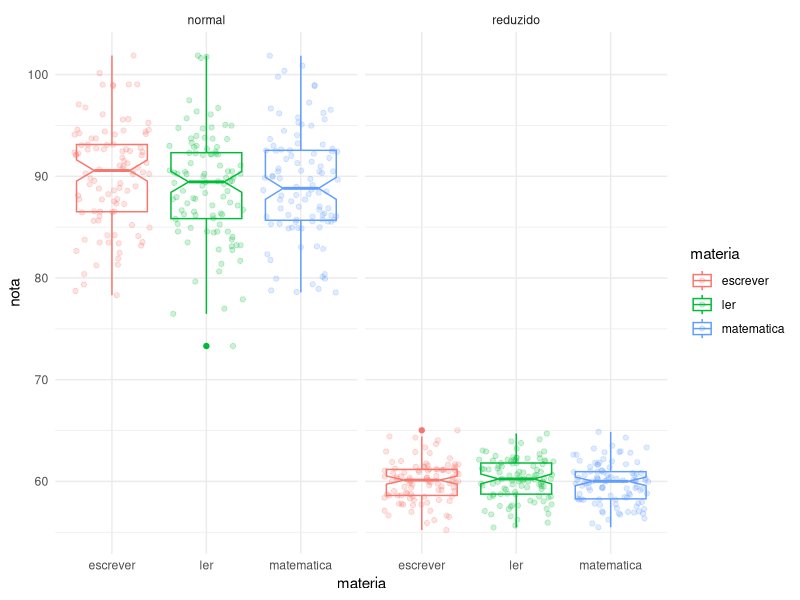
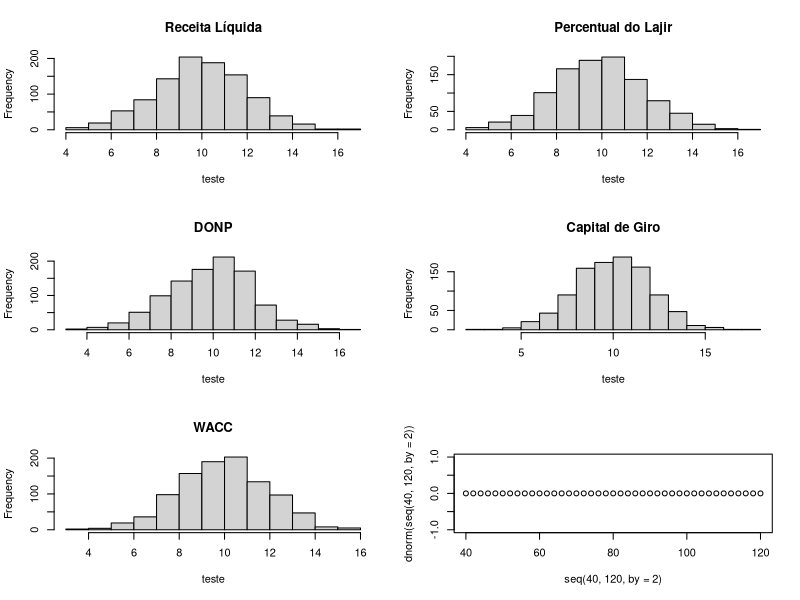
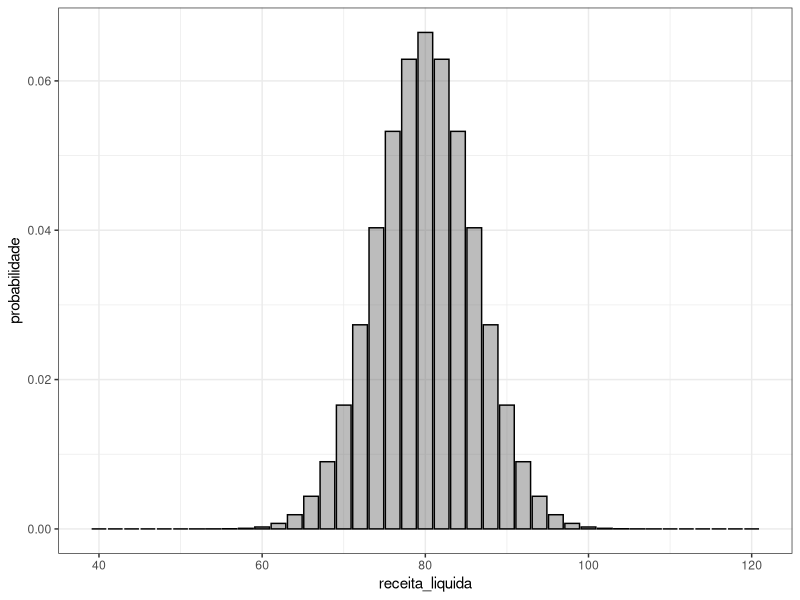
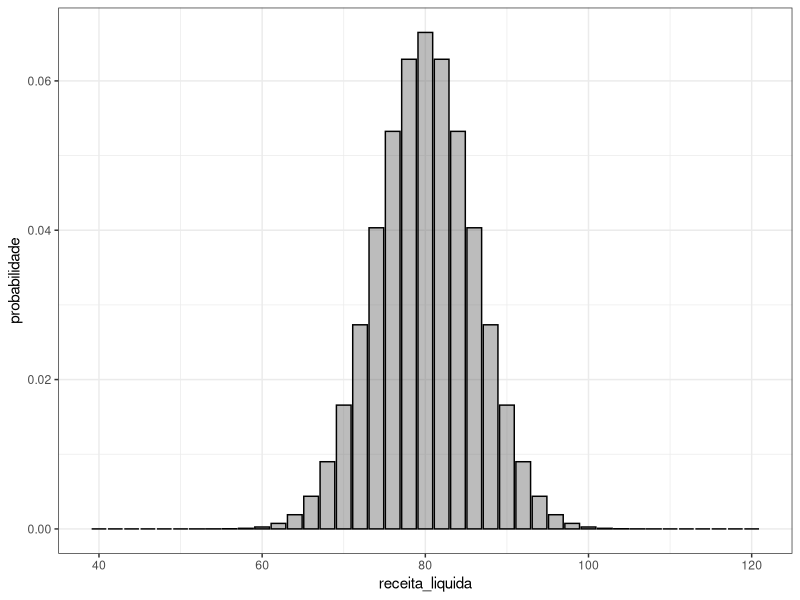

Recreate these plots in R, in order. (Note: this script raises an error after producing the figures.)
library(tidyverse)

dados <- tibble(
  tipo = rep(c('normal','reduzido'),each=300),
  materia = rep(c('matematica','ler','escrever'),200),
  nota = c(rnorm(300,90,5),rnorm(300,60,2)))

head(dados)

ggplot(data = dados, aes(x=materia, y=nota, col=materia)) +
  geom_jitter(alpha=0.2) +
  geom_boxplot(fill='transparent', notch = T) +
  facet_wrap(~tipo) +
  theme_minimal()




library(ggplot2)

par(mfrow = c(3,2))
hist(x=rnorm(1000,10,2),main = 'Receita Líquida', xlab = 'teste')
hist(x=rnorm(1000,10,2),main = 'Percentual do Lajir', xlab = 'teste')
hist(x=rnorm(1000,10,2),main = 'DONP', xlab = 'teste')
hist(x=rnorm(1000,10,2),main = 'Capital de Giro', xlab = 'teste')
hist(x=rnorm(1000,10,2),main = 'WACC', xlab = 'teste')


plot(x=seq(40,120,by=2),y=dnorm(seq(40,120,by=2)))

ggplot(data = data.frame(x=seq(40,120,by=2),y=dnorm(seq(40,120,by=2),mean=80,sd=6)), aes(x=x,y=y)) +
  geom_histogram(binwidth = 5, stat = 'identity', color='1',alpha=.4,position='identity') +
  theme_bw() +
  labs(x='receita_liquida', y='probabilidade')
ggplot(data = data.frame(x=seq(40,120,by=2),y=dnorm(seq(40,120,by=2),mean=80,sd=6)), aes(x=x,y=y)) +
  geom_histogram(binwidth = 5, stat = 'identity', color='1',alpha=.4,position='identity') +
  theme_bw() +
  labs(x='receita_liquida', y='probabilidade')


percentual_lajir
donp
capital_giro
wacc

receita_liquida <- data.frame(
  x=seq(40,120,by=2),
  y=dnorm(seq(40,120,by=2),mean=80,sd=7))
ggplot(data = dados_2,aes(x=x,y=y)) +
  geom_histogram(binwidth = 5, stat = 'identity', color='1',alpha=.4,position='identity') +
  theme_bw() +
  labs(x='Valor da empresa', y='Probabilidade')

lajir <- data.frame(
  x=seq(40,120,by=2),
  y=dnorm(seq(40,120,by=2),mean=80,sd=7))
ggplot(data = dados_2,aes(x=x,y=y)) +
  geom_histogram(binwidth = 5, stat = 'identity', color='1',alpha=.4,position='identity') +
  theme_bw() +
  labs(x='Valor da empresa', y='Probabilidade')







